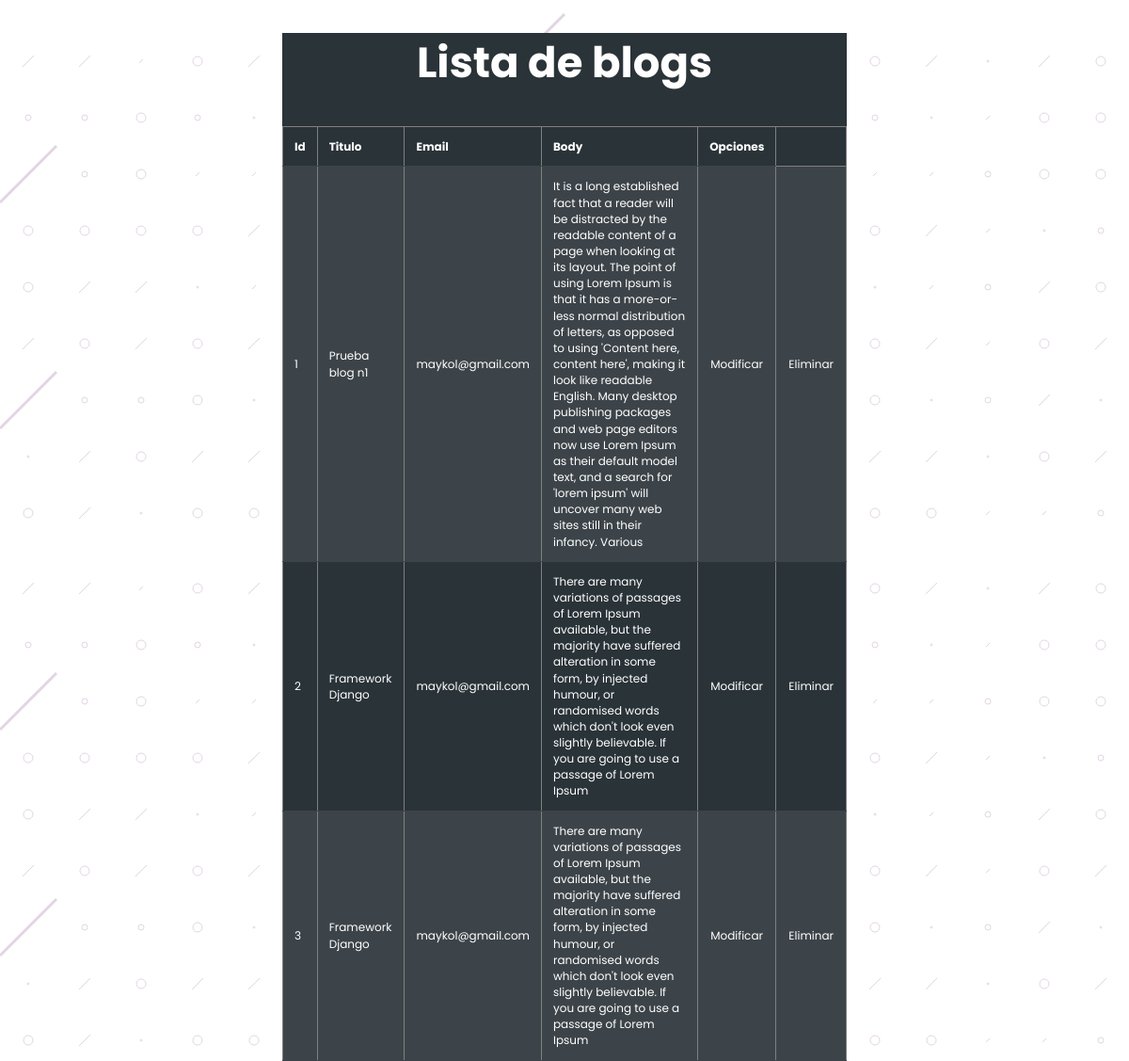
The app's page /listadoblogs/, older data.
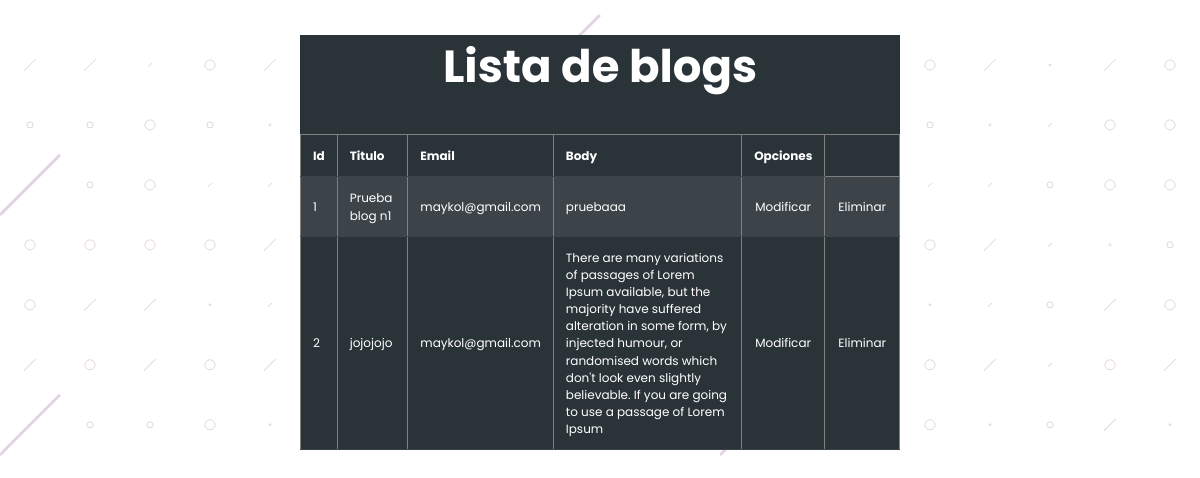
The same page, newer data.
### core/models.py (models this page shows, shortened)
class Blog(models.Model):
    idBlog = models.AutoField(primary_key=True, null=False, blank=False)
    name = models.CharField(max_length=20, null=False, blank=False)
    email = models.CharField(max_length=20, null=False, blank=False)
    body = models.CharField(max_length=500, null=False, blank=False)

### core/views.py (the view)
# urls.py: path('listadoblogs/', listadoblogs,name="listadoblogs"),
def listadoblogs(request):
    blogs = Blog.objects.all()
    datos = {
        'blogs':blogs
    }
    return render(request, 'core/listadoblogs.html',datos)

### core/context_processor.py (called while the page is built)
def total_carrito(request):
    total = 0
    if request.user.is_authenticated:
        if "carrito" in request.session.keys():
            for key, value in request.session["carrito"].items():
                total += int(value["acumulado"])
    return {"total_carrito": total}

### core/templates/core/listadoblogs.html (shortened to what this page needs)
{% load static %}
<!DOCTYPE html>
<html lang="en">
<head>
    <link rel="stylesheet" href="{% static 'core/css/style.css' %}" />
    <link rel="stylesheet" href="{% static 'core/css/mobile.css' %}"/>
    <link rel="stylesheet" href="{% static 'core/css/tablas.css' %}" />
    <link rel="stylesheet" href="https://maxcdn.bootstrapcdn.com/bootstrap/3.4.1/css/bootstrap.min.css" />
</head>
<body>
    <div class="datatable-container">
        <table border="1" class="datatable"><p>Lista de blogs</p>
            <tr>
                <th>Id</th>
                <th>Titulo</th>
                <th>Email</th>
                <th scope="col">Body</th>
                <th scope="col">Opciones</th>
            </tr>
            {% for blo in blogs %}
            <tr>
                <td>{{blo.idBlog}}</td>
                <td>{{blo.name}}</td>
                <td>{{blo.email}}</td>
                <td>{{blo.body}}</td>
                <td><a href="{% url 'modificar_blog' blo.idBlog %}">Modificar</a></td>
                <td><a href="{% url 'eliminar_blog' blo.idBlog %}">Eliminar</a></td>
            </tr>
            {% endfor %}
        </table>
    </div>
</body>
</html>

Row changes from the older to the newer data that the page shows:
removed Blog: idBlog "3", name "Framework Django", email "maykol@gmail.com", body "There are many variations of passages of Lorem Ipsum available, but the majority have suffered alteration in some form, by injected humour, or randomised words which don't look even slightly believable. If you are going to use a passage of Lorem Ipsum"
changed Blog "Prueba blog n1": body "It is a long established fact that a reader will be distracted by the readable content of a page when looking at its layout. The point of using Lorem Ipsum is that it has a more-or-less normal distribution of letters, as opposed to using 'Content here, content here', making it look like readable English. Many desktop publishing packages and web page editors now use Lorem Ipsum as their default model text, and a search for 'lorem ipsum' will uncover many web sites still in their infancy. Various" → "pruebaaa"
changed Blog id 2: name "Framework Django" → "jojojojo"
